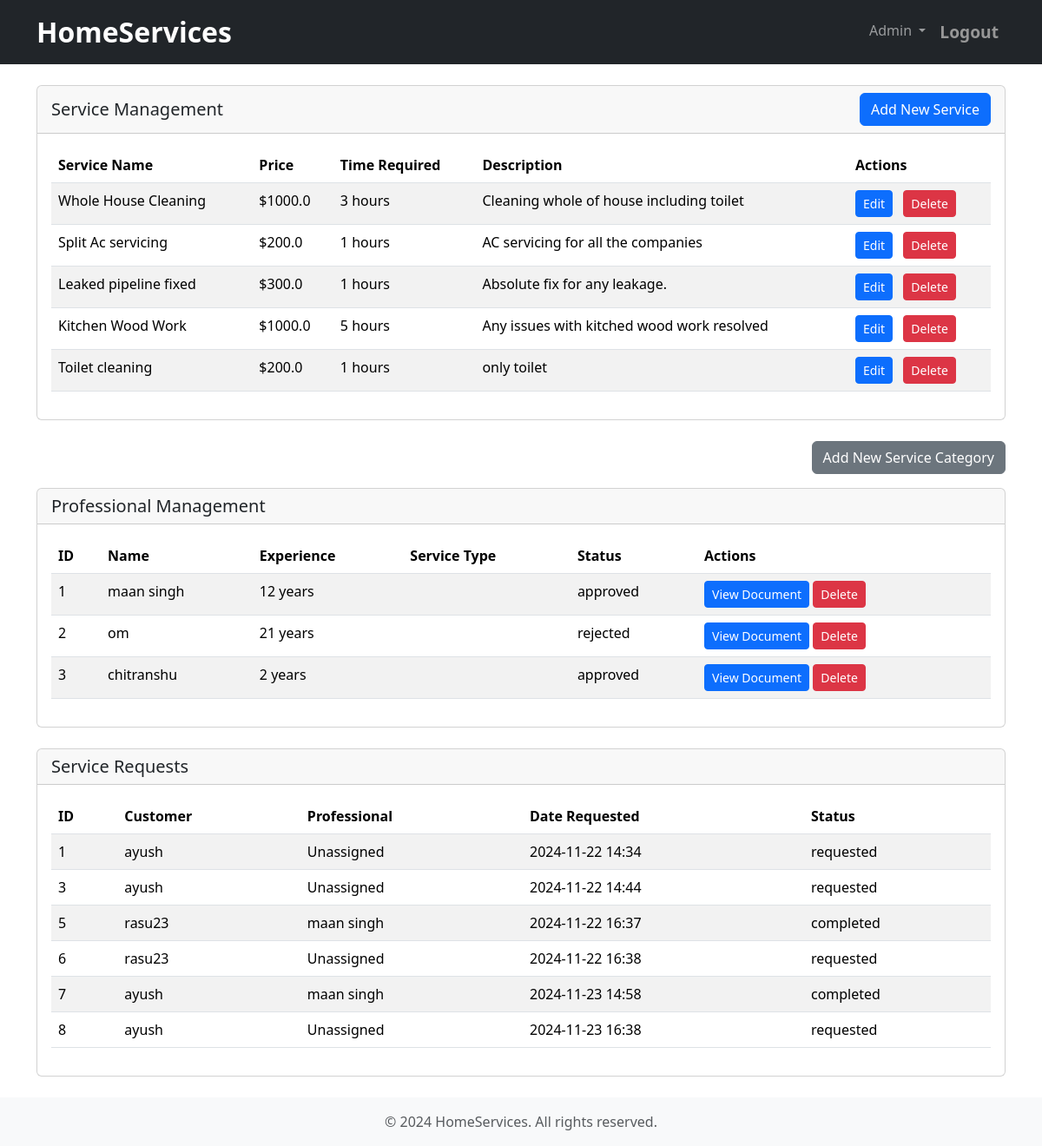
Screenshot of /admin/dashboard (signed in) with the database file from the repository.
### models.py (models this page shows, shortened)
class ServicePackage(db.Model):
    __tablename__ = 'service_package'
    id = db.Column(db.Integer, primary_key=True)
    name = db.Column(db.String(120), nullable=False)
    price = db.Column(db.Float, nullable=False)
    service_category_id = db.Column(db.Integer, db.ForeignKey('service_category.id'), nullable=False)
    time = db.Column(db.Integer, nullable=False)  # Time in hours
    description = db.Column(db.Text, nullable=False)
    service_requests = db.relationship('ServiceRequest', backref='service_package', lazy=True)

class Professional(db.Model):
    __tablename__ = 'professional'
    id = db.Column(db.Integer, primary_key=True)
    email = db.Column(db.String(120), unique=True, nullable=False)
    passhash = db.Column(db.String(256), nullable=False)
    full_name = db.Column(db.String(120), nullable=False)
    city = db.Column(db.String(100), nullable=False)
    pincode = db.Column(db.String(10), nullable=False)
    phone_number = db.Column(db.String(15), nullable=False)
    service_package_id = db.Column(db.Integer, db.ForeignKey('service_package.id'), nullable=False)
    experience = db.Column(db.Integer, nullable=False)
    document = db.Column(db.String(255), nullable=False)
    status = db.Column(db.String(50), nullable=False, default="pending") # pending, approved, rejected
    service_requests = db.relationship('ServiceRequest', backref='professional', lazy=True)
    rejected_requests = db.relationship('RejectedServiceRequest', backref='professional', lazy=True)

class ServiceRequest(db.Model):
    __tablename__ = 'service_request'
    id = db.Column(db.Integer, primary_key=True)
    customer_id = db.Column(db.Integer, db.ForeignKey('customer.id'), nullable=False)
    professional_id = db.Column(db.Integer, db.ForeignKey('professional.id'), nullable=True)  # Null until assigned
    service_package_id = db.Column(db.Integer, db.ForeignKey('service_package.id'), nullable=False)
    status = db.Column(db.String(50), nullable=False, default="requested")  # requested, assigned, completed
    date_of_request = db.Column(db.DateTime, nullable=False)
    date_of_completion = db.Column(db.DateTime, nullable=True)
    rating = db.Column(db.Float, nullable=True)
    remarks = db.Column(db.Text, nullable=True)

class Customer(db.Model):
    __tablename__ = 'customer'
    id = db.Column(db.Integer, primary_key=True)
    email = db.Column(db.String(120), unique=True, nullable=False)
    passhash = db.Column(db.String(256), nullable=False)
    full_name = db.Column(db.String(120), nullable=False)
    address = db.Column(db.String(255), nullable=False)
    city = db.Column(db.String(100), nullable=False)
    pincode = db.Column(db.String(10), nullable=False)
    phone_number = db.Column(db.String(15), nullable=False)
    is_admin = db.Column(db.Boolean, nullable=False, default=False)
    service_requests = db.relationship('ServiceRequest', backref='customer', lazy=True)

### Folder1/admin_dashboard.py (the view)
@admin_blueprint.route('/dashboard')
@admin_required
def dashboard():
    professionals = Professional.query.all()
    service_packages = ServicePackage.query.all()
    service_requests = ServiceRequest.query.all()
    service_categories = ServiceCategory.query.all()
    pending_professionals = Professional.query.filter_by(status='pending').count()
    total_services = ServicePackage.query.count()
    active_requests = ServiceRequest.query.filter_by(status='requested').count()
    return render_template('admin_dashboard.html',
                         professionals=professionals,
                         service_packages=service_packages,
                         service_requests=service_requests,
                         service_categories=service_categories,
                         pending_professionals=pending_professionals,
                         total_services=total_services,
                         active_requests=active_requests)

### Folder1/admin_dashboard.py (called while the page is built)
def admin_required(f):
    @wraps(f)
    def decorated_function(*args, **kwargs):
        if 'user_id' not in session or session.get('role') != 'admin':
            flash('Please login as admin to access this page.', 'danger')
            return redirect(url_for('auth.login'))
        return f(*args, **kwargs)
    return decorated_function

### templates/admin_dashboard.html (shortened to what this page needs)
{% extends "base.html" %}
{% block content %}
    <div class="card mb-4">
        <div class="card-header d-flex justify-content-between align-items-center">
            <h5 class="mb-0">Service Management</h5>
            <button type="button" class="btn btn-primary" data-bs-toggle="modal" data-bs-target="#addServiceModal">
                Add New Service
            </button>
        </div>
        <div class="card-body">
            <div class="table-responsive">
                <table class="table table-striped">
                    <thead>
                        <tr>
                            <th>Service Name</th>
                            <th>Price</th>
                            <th>Time Required</th>
                            <th>Description</th>
                            <th>Actions</th>
                        </tr>
                    </thead>
                    <tbody>
                        {% for service in service_packages %}
                        <tr>
                            <td>{{ service.name }}</td>
                            <td>${{ service.price }}</td>
                            <td>{{ service.time }} hours</td>
                            <td>{{ service.description }}</td>
                            <td>
                                <a class="btn btn-primary btn-sm me-2" href="{{ url_for('admin.edit_service', id=service.id) }}" role="button">Edit</a>
                                <form class="d-inline" action="{{ url_for('admin.delete_service', id=service.id) }}" method="POST">
                                    <button type="submit" class="btn btn-danger btn-sm">Delete</button>
                                </form>
                            </td>
                        </tr>
                        {% endfor %}
                    </tbody>
                </table>
            </div>
        </div>
    </div>
    <div class="d-flex justify-content-end mb-3">
        <button type="button" class="btn btn-secondary" data-bs-toggle="modal" data-bs-target="#addCategoryModal">
            Add New Service Category
        </button>
    </div>
    <div class="card mb-4">
        <div class="card-header">
            <h5 class="mb-0">Professional Management</h5>
        </div>
        <div class="card-body">
            <div class="table-responsive">
                <table class="table table-striped">
                    <thead>
                        <tr>
                            <th>ID</th>
                            <th>Name</th>
                            <th>Experience</th>
                            <th>Service Type</th>
                            <th>Status</th>
                            <th>Actions</th>
                        </tr>
                    </thead>
                    <tbody>
                        {% for professional in professionals %}
                        <tr>
                            <td>{{ professional.id }}</td>
                            <td>{{ professional.full_name }}</td>
                            <td>{{ professional.experience }} years</td>
                            <td>{{ professional.service_type }}</td>
                            <td>{{ professional.status }}</td>
                            <td>
                                {% if professional.document %}
                                <a href="{{ url_for('admin.view_document', professional_id=professional.id) }}" class="btn btn-sm btn-primary"
                                    target="_blank">View Document</a>
                                {% else %}
                                <span class="text-muted">No Document</span>
                                {% endif %}
                                <form action="{{ url_for('admin.delete_professional', id=professional.id)}}" method="POST" style="display: inline;">
                                    <button class="btn btn-sm btn-danger" type="submit">Delete</button>
                                </form>
                            </td>
                        </tr>
                        {% endfor %}
                    </tbody>
                </table>
            </div>
        </div>
    </div>
    <div class="card mb-4">
        <div class="card-header">
            <h5 class="mb-0">Service Requests</h5>
        </div>
        <div class="card-body">
            <div class="table-responsive">
                <table class="table table-striped">
                    <thead>
                        <tr>
                            <th>ID</th>
                            <th>Customer</th>
                            <th>Professional</th>
                            <th>Date Requested</th>
                            <th>Status</th>
                        </tr>
                    </thead>
                    <tbody>
                        {% for request in service_requests %}
                        <tr>
                            <td>{{ request.id }}</td>
                            <td>{{ request.customer.full_name }}</td>
                            <td>{{ request.professional.full_name if request.professional else 'Unassigned' }}</td>
                            <td>{{ request.date_of_request.strftime('%Y-%m-%d %H:%M') }}</td>
                            <td>{{ request.status }}</td>
                        </tr>
                        {% endfor %}
                    </tbody>
                </table>
            </div>
        </div>
    </div>
</div>
{% endblock %}

### rows the page displays
ServicePackage: name "Whole House Cleaning", price "1000.0", time "3", description "Cleaning whole of house including toilet"
ServicePackage: name "Split Ac servicing", price "200.0", time "1", description "AC servicing for all the companies"
ServicePackage: name "Leaked pipeline fixed", price "300.0", time "1", description "Absolute fix for any leakage."
ServicePackage: name "Kitchen Wood Work", price "1000.0", time "5", description "Any issues with kitched wood work resolved"
ServicePackage: name "Toilet cleaning", price "200.0", time "1", description "only toilet"
Professional: id "1", full_name "maan singh", experience "12", status "approved"
Professional: id "2", full_name "om", experience "21", status "rejected"
Professional: id "3", full_name "chitranshu", experience "2", status "approved"
ServiceRequest: id "1", customer.full_name "ayush", professional "Unassigned", date_of_request "2024-11-22 14:34", status "requested"
ServiceRequest: id "3", customer.full_name "ayush", professional "Unassigned", date_of_request "2024-11-22 14:44", status "requested"
ServiceRequest: id "5", customer.full_name "rasu23", professional "maan singh", date_of_request "2024-11-22 16:37", status "completed"
ServiceRequest: id "6", customer.full_name "rasu23", professional "Unassigned", date_of_request "2024-11-22 16:38", status "requested"
ServiceRequest: id "7", customer.full_name "ayush", professional "maan singh", date_of_request "2024-11-23 14:58", status "completed"
ServiceRequest: id "8", customer.full_name "ayush", professional "Unassigned", date_of_request "2024-11-23 16:38", status "requested"
